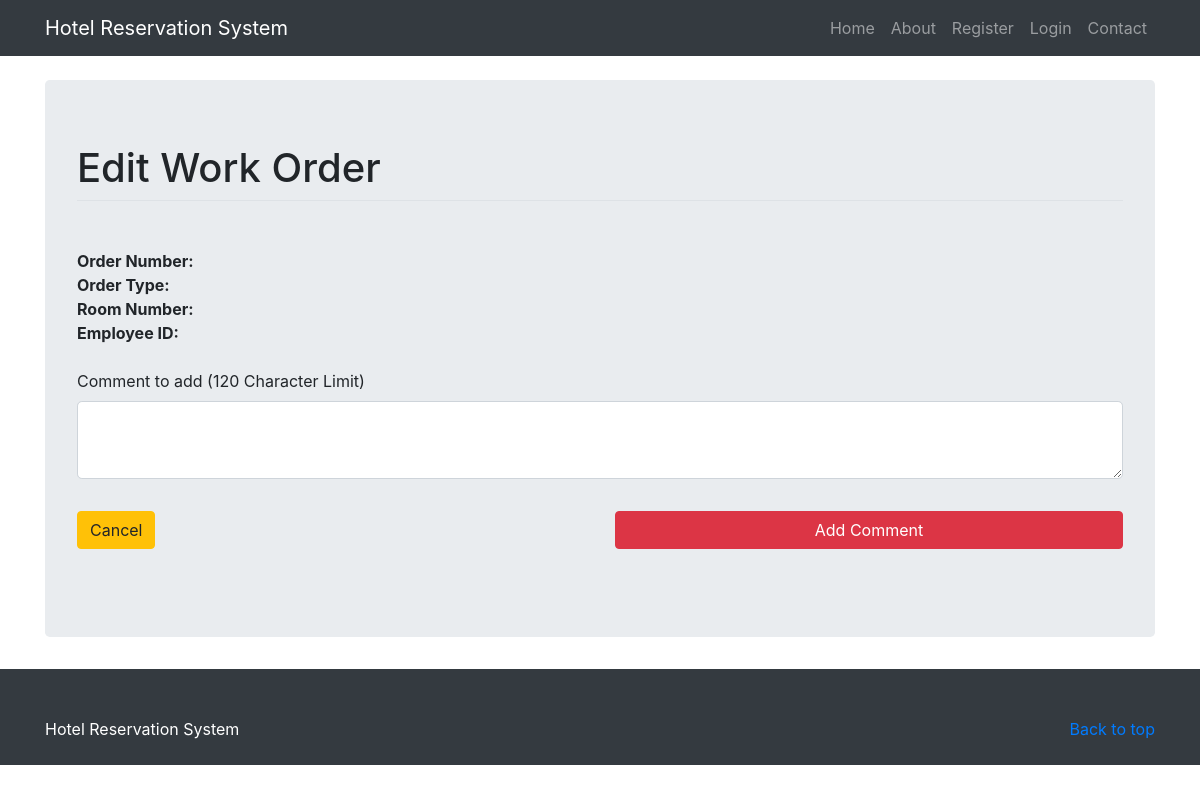
/edit_work_order/10, run on an earlier commit of the app's database.
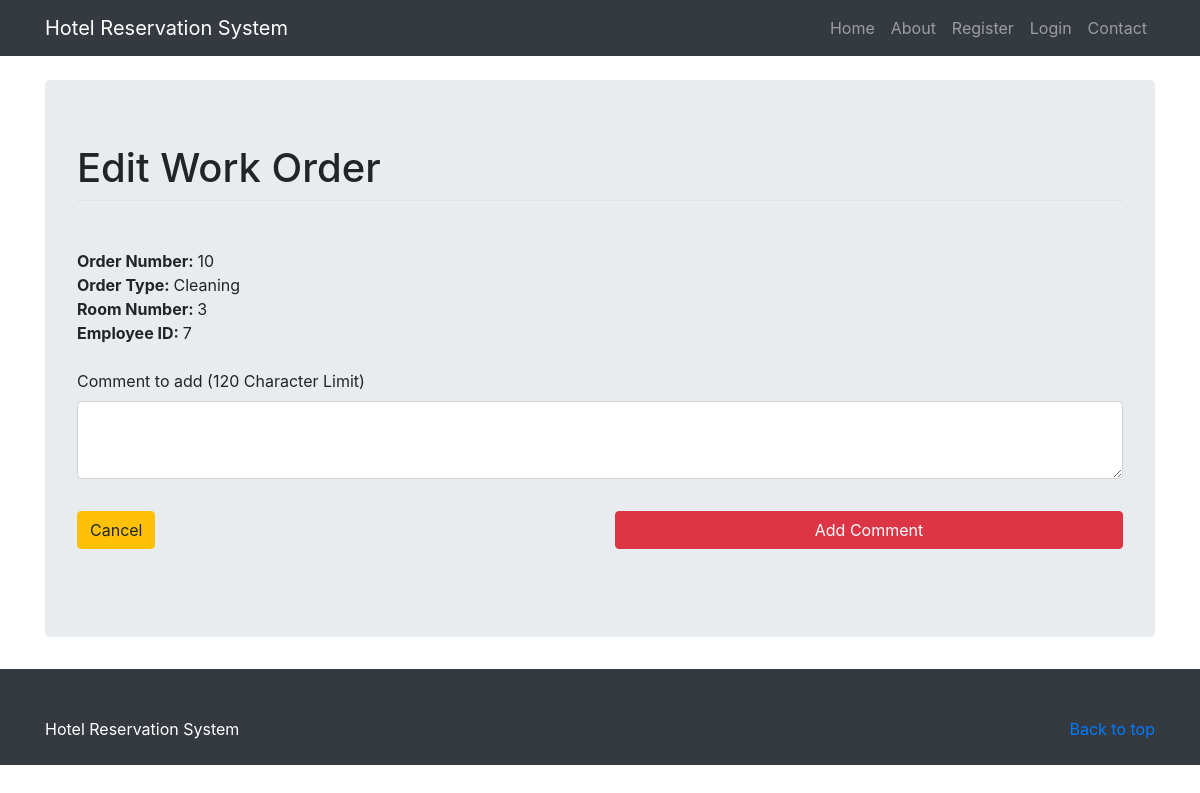
And on a later commit of the database.
### hotel_system/models.py (models this page shows, shortened)
class WorkOrder(db.Model):
    order_number = db.Column(db.Integer, nullable = False, primary_key=True)
    type = db.Column(db.String(20), nullable=False)
    room_num = db.Column(db.Integer, nullable=False)
    employee_id = db.Column(db.Integer, nullable=False)
    comments = db.Column(db.Text)

### hotel_system/routes.py (the view)
@app.route('/edit_work_order/<work_order>', methods=['GET', 'POST'])
def edit_work_order(work_order):
    form = EditWorkOrderForm()
    order = WorkOrder.query.filter(WorkOrder.order_number == work_order).first()
    if form.validate_on_submit():
        comment = '\n' + str(date.today()) + ' - ' + form.comment.data
        order.comments = order.comments + comment
        db.session.commit()
        flash(f'You have added a comment to work order {work_order}!', 'success')
        return redirect(url_for('view_work_orders'))
    return render_template('edit_work_order.html', form = form, order = order)

### hotel_system/forms.py
class EditWorkOrderForm(FlaskForm):
    comment = TextAreaField('Comment to add (120 Character Limit)', validators=[Length(max=120)])
    submit = SubmitField('Add Comment')

### hotel_system/templates/edit_work_order.html (shortened to what this page needs)
{% extends "layout.html" %}
{% block content %}
<body>
    <main role="main">
        <div class="container"><br>
             <div class="jumbotron center">
         		<form action="" method="POST">
         			<fieldset class="form-group">
                <legend class ="border-bottom mb-4"><h1>Edit Work Order</h1></legend><br>
                    <strong>Order Number: </strong>{{ order.order_number }}<br>
                    <strong>Order Type: </strong>{{ order.type }}<br>
                    <strong>Room Number: </strong>{{ order.room_num }}<br>
                    <strong>Employee ID: </strong>{{ order.employee_id }}<br><br>
                    <div class="row">
                        <div class="col-xs-12 sm-12 col-md-12 col-lg-12">
           				    <div class = "form-group">
           					{{ form.comment.label(class="form-control-label") }}
           					{% if form.comment.errors %}
           						{{ form.comment(class="form-control form-control-lg is-invalid") }}
           						<div class="invalid-feedback">
           							{% for error in form.comment.errors %}
           								<span>{{ error }}</span>
           							{% endfor %}
           						</div>
           					{% else %}
           						{{ form.comment(class="form-control form-control-lg") }}
           					{% endif %}
                             </div>
                        </div>
                    </div>
         			</fieldset>
         			 <div class="row">
                        <div class="col-md-6 col-sm-6 col-xs-6 pad-adjust">
                         <a href="{{ url_for('view_work_orders') }}" class="btn btn-warning">Cancel</a>
                        </div>
                        <div class="col-md-6 col-sm-6 col-xs-6 pad-adjust" id="payment_buttons">
                          {{ form.submit(class="btn btn-danger btn-block") }}
                        </div>
                    </div>
         		</form><br>
         	</div>
        </div>
    </main>
</body>
{% endblock %}

What changed in the data, as far as the page shows it:
added WorkOrder: order_number "10", type "Cleaning", room_num "3", employee_id "7"
